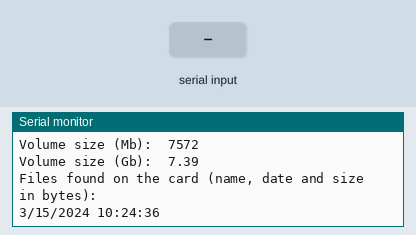
The sketch below on a simulated Arduino Uno, built with avr-gcc and run on an emulated ATmega328P. On the bench: the last lines printed to the serial monitor. Inputs (shaded band) come from the test bench. The local clock reads 2024-03-15 10:24:30 at power-on unless the sketch sets it; storage starts empty.

Above: at 7.4 s.
7.5 s: "1" received over the second serial link
At 8.7 s:
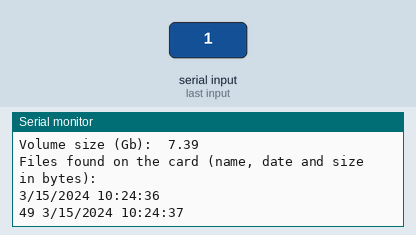
9.0 s: "0" received over the second serial link
At 10.0 s:
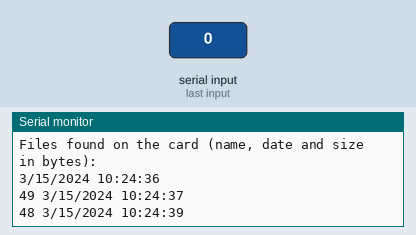
10.5 s: "2" received over the second serial link
At 11.1 s:
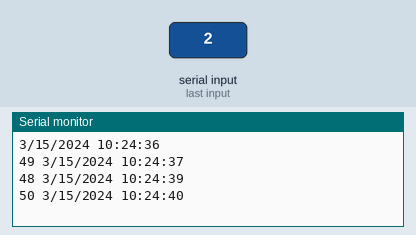

The sketch:

proximax.ino
```cpp
#include <SoftwareSerial.h>

// include the SD library:
#include <SPI.h>
#include <SD.h>

// set up variables using the SD utility library functions:
Sd2Card card;
SdVolume volume;
SdFile root;
// change this to match your SD shield or module;
// Arduino Ethernet shield: pin 4
// Adafruit SD shields and modules: pin 10
// Sparkfun SD shield: pin 8
// MKRZero SD: SDCARD_SS_PIN
const int chipSelect = 4;

// include RTC library
#include <Wire.h>
#include "RTClib.h"
RTC_DS1307 RTC;

// software serial
#define SOFTSERIAL_RX 10
SoftwareSerial softser(SOFTSERIAL_RX, 9); // 9 is unused

void sd_card_init() {
  Serial.print("\nInitializing SD card...");

  // we'll use the initialization code from the utility libraries
  // since we're just testing if the card is working!
  if (!card.init(SPI_HALF_SPEED, chipSelect)) {
    Serial.println("initialization failed. Things to check:");
    Serial.println("* is a card inserted?");
    Serial.println("* is your wiring correct?");
    Serial.println("* did you change the chipSelect pin to match your shield or module?");
    while (1);
  } else {
    Serial.println("Wiring is correct and a card is present.");
  }

  // print the type of card
  Serial.println();
  Serial.print("Card type:         ");
  switch (card.type()) {
    case SD_CARD_TYPE_SD1:
      Serial.println("SD1");
      break;
    case SD_CARD_TYPE_SD2:
      Serial.println("SD2");
      break;
    case SD_CARD_TYPE_SDHC:
      Serial.println("SDHC");
      break;
    default:
      Serial.println("Unknown");
  }

  // Now we will try to open the 'volume'/'partition' - it should be FAT16 or FAT32
  if (!volume.init(card)) {
    Serial.println("Could not find FAT16/FAT32 partition.\nMake sure you've formatted the card");
    //while (1);
  }

  Serial.print("Clusters:          ");
  Serial.println(volume.clusterCount());
  Serial.print("Blocks x Cluster:  ");
  Serial.println(volume.blocksPerCluster());

  Serial.print("Total Blocks:      ");
  Serial.println(volume.blocksPerCluster() * volume.clusterCount());
  Serial.println();

  // print the type and size of the first FAT-type volume
  uint32_t volumesize;
  Serial.print("Volume type is:    FAT");
  Serial.println(volume.fatType(), DEC);

  volumesize = volume.blocksPerCluster();    // clusters are collections of blocks
  volumesize *= volume.clusterCount();       // we'll have a lot of clusters
  volumesize /= 2;                           // SD card blocks are always 512 bytes (2 blocks are 1KB)
  Serial.print("Volume size (Kb):  ");
  Serial.println(volumesize);
  Serial.print("Volume size (Mb):  ");
  volumesize /= 1024;
  Serial.println(volumesize);
  Serial.print("Volume size (Gb):  ");
  Serial.println((float)volumesize / 1024.0);

  Serial.println("\nFiles found on the card (name, date and size in bytes): ");
  root.openRoot(volume);

  // list all files in the card with date and size
  root.ls(LS_R | LS_DATE | LS_SIZE);

  delay(1000);
}

void rtc_init() {
  Wire.begin();
  RTC.begin();
  // Check to see if the RTC is keeping time.  If it is, load the time from your computer.
  if (! RTC.isrunning()) {
    Serial.println("RTC is NOT running!");
    // This will reflect the time that your sketch was compiled
    RTC.adjust(DateTime(__DATE__, __TIME__));
  }

  DateTime now = RTC.now();
  Serial.print(now.month(), DEC);
  Serial.print('/');
  Serial.print(now.day(), DEC);
  Serial.print('/');
  Serial.print(now.year(), DEC);
  Serial.print(' ');
  Serial.print(now.hour(), DEC);
  Serial.print(':');
  Serial.print(now.minute(), DEC);
  Serial.print(':');
  Serial.print(now.second(), DEC);
  Serial.println();

}

void setup() {
  delay(5000);

  // Open serial communications and wait for port to open:
  Serial.begin(9600);
  while (!Serial) {
    ; // wait for serial port to connect. Needed for native USB port only
  }

  // start software serial
  softser.begin(9600);

  sd_card_init();

  rtc_init();
}

void loop(void) {
  if (softser.available()) {
    Serial.print(softser.read());
    Serial.print(" ");
    DateTime now = RTC.now();
    Serial.print(now.month(), DEC);
    Serial.print('/');
    Serial.print(now.day(), DEC);
    Serial.print('/');
    Serial.print(now.year(), DEC);
    Serial.print(' ');
    Serial.print(now.hour(), DEC);
    Serial.print(':');
    Serial.print(now.minute(), DEC);
    Serial.print(':');
    Serial.print(now.second(), DEC);
    Serial.println();
  }
}
```

Measured:
- after the input at 7.5 s, the serial monitor: prints a new line at once (image 1)
- after the input at 9.0 s, the serial monitor: prints a new line at once (image 2)
- after the input at 10.5 s, the serial monitor: prints a new line at once (image 3)
